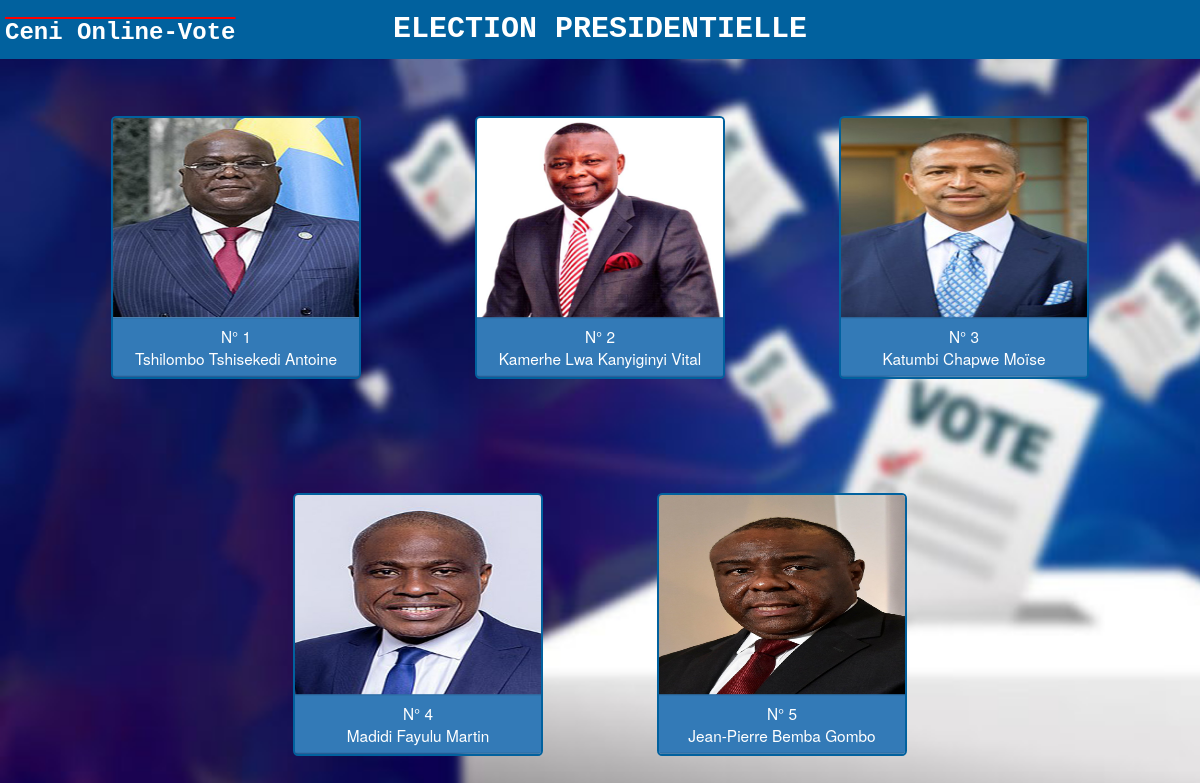
Screenshot of /president.php with the database file from the repository.
### tables this page shows
CREATE TABLE `presidentielle` (
  `id` int(11) NOT NULL,
  `nom` varchar(255) NOT NULL,
  `postnom` varchar(255) NOT NULL,
  `prenom` varchar(255) NOT NULL,
  `sexe` varchar(1) NOT NULL,
  `voies` int(11) NOT NULL,
  `photo` text NOT NULL
);

### president.php (the view, shortened to what this page needs)
<?php
    $id = $_GET['id'];
include("bdd_conn.php");
$affichage = $bdd->prepare("SELECT id,nom,prenom,postnom,photo FROM presidentielle");
  $affichage->execute(array());
  if (($_SESSION['id']) == $id){
?>
<!DOCTYPE html>
<html lang="en">
<head>
    <link rel="stylesheet" href="bootstrap/css/bootstrap.css">
    <link rel="stylesheet" href="style/president.css">
</head>
<body>
    <div class="bande">
     <h3>Ceni Online-Vote</h3>
     <center><h1 id="titre">ELECTION PRESIDENTIELLE</h1></center>
    </div>
            <div class="container">
                <div class="row" >
                    <div class="col-md-12 affichage">
                        <?php while ($resultat=$affichage->fetch()){
                            echo'
                                <div class="photo-pres">
                                <img src="'.$resultat["photo"].'" width="100%" height="200px"> <br>
                                    <a href="vote1.php?id_pre='.$resultat['id'].'">
                                        <button type:"submit" class="btn btn-primary" style="margin-bottom:1%; margin-top:1%; width:100%;"> N° '.$resultat["id"].' <br>
                                            '.$resultat["nom"].'
                                            '.$resultat["postnom"].'
                                            '.$resultat["prenom"].'
                                        </button>
                                    </a>
                                </div>';
                            }
                            ?>
                    </div>
                </div>
            </div>
</body>
</html>
<?php }
else {
    header("location:deconnexion.php");
}
?>

### style/president.css (style rules this page uses)
body { background-color: white; padding: 0%; margin: 0%; background-image: url("img2/bureau1.jpeg"); background-repeat: no-repeat; background-size: cover; width: 100%; animation-name: arrierplan; animation-iteration-count: infinite; animation-duration: 30s; }
#titre { color: white; font-family:'Courier New', Courier, monospace; font-size: 30px; animation-name: titre; animation-duration: 3s; margin: 1% 20%; padding: 0%; font-weight: bolder; }
.photo-pres { width: 250px; border:2px solid #01619E; text-align:center; margin:5%; border-radius: 2%; }
.bande { background-color: #01619E; padding: 1px; position: sticky; top: 0; z-index: 1; }
.bande h3 { position: absolute; top: 0px; color: white; text-decoration: overline red; left:5px; font-family:'Courier New', Courier, monospace; font-weight: bolder; }
.photo-pres { overflow: hidden; }
.photo-pres>a>button { transform: scale(1.1); }

### president.php (style rules this page uses)
.affichage { display:flex; justify-content:center; flex-wrap:wrap; }

### rows the page displays
presidentielle: photo (picture), id "1", nom "Tshilombo", postnom "Tshisekedi", prenom "Antoine"
presidentielle: photo (picture), id "2", nom "Kamerhe", postnom "Lwa Kanyiginyi", prenom "Vital"
presidentielle: photo (picture), id "3", nom "Katumbi", postnom "Chapwe", prenom "Moïse"
presidentielle: photo (picture), id "4", nom "Madidi", postnom "Fayulu", prenom "Martin"
presidentielle: photo (picture), id "5", nom "Jean-Pierre", postnom "Bemba", prenom "Gombo"
